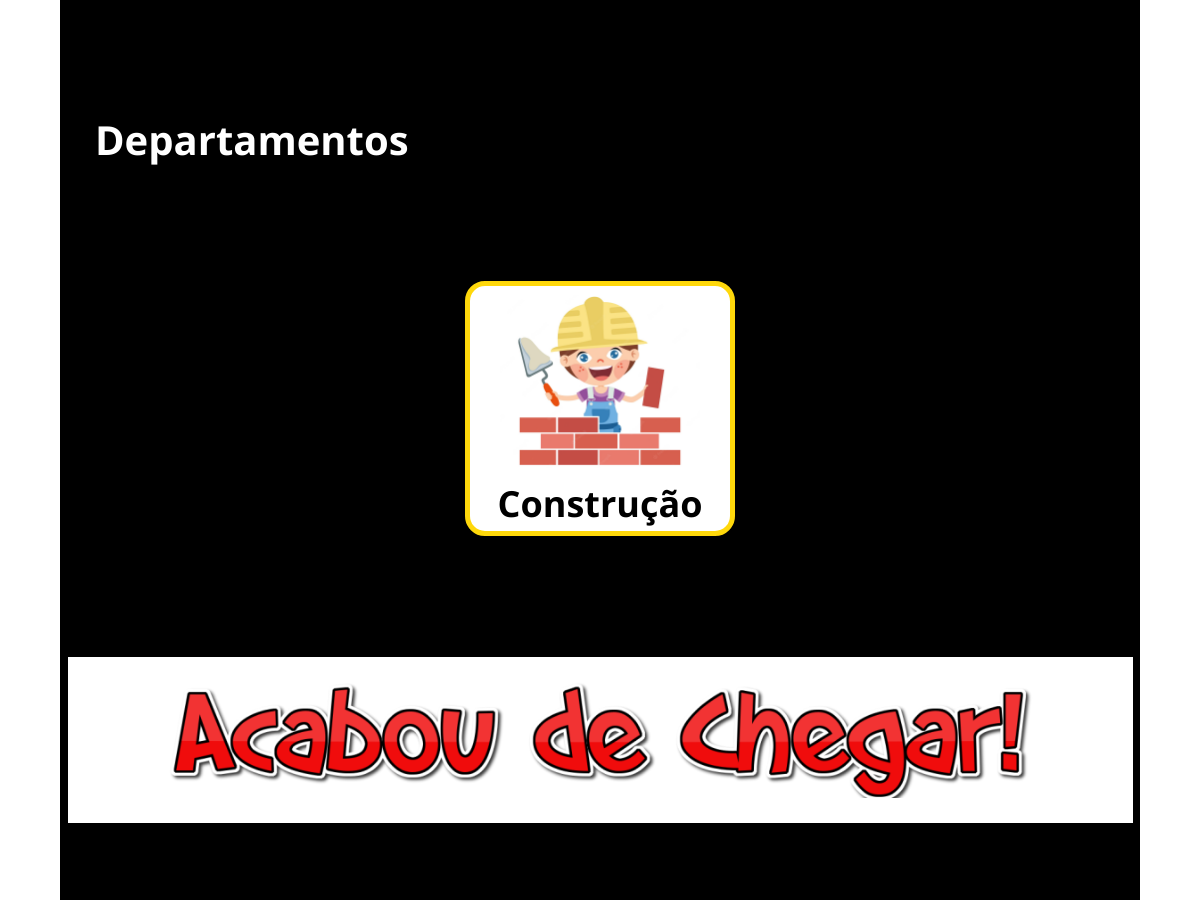
Before: / (middle part) with the older database file.
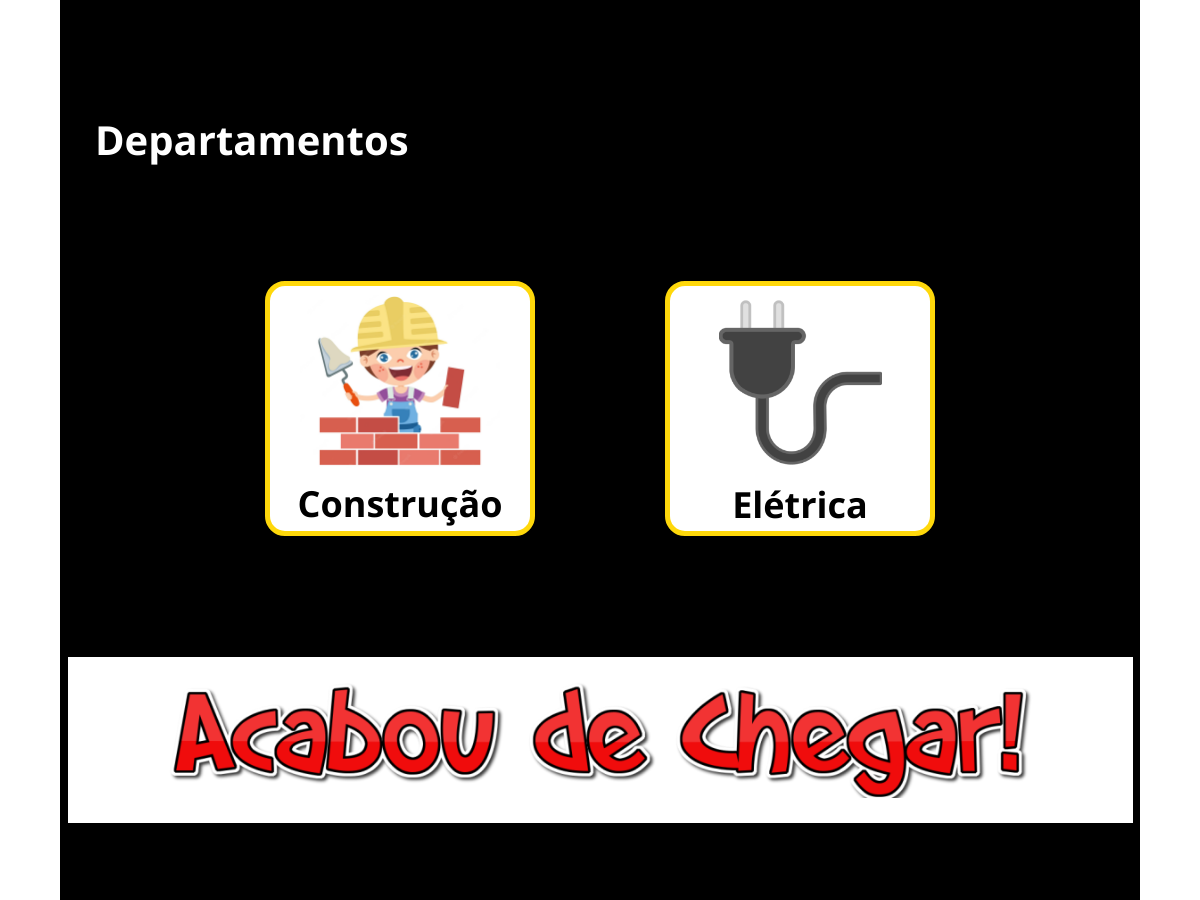
After: the same page with the newer database file.
### ecommerce/models.py (models this page shows, shortened)
class Categoria (models.Model):
    nome_categoria = models.CharField(max_length=100)
    imagem_categoria = models.ImageField(upload_to='imagens')

### ecommerce/views.py (the view)
# urls.py: path("", index, name="index.html"),
def index (request):
    categoria  = Categoria.objects.all()
    produto = Produto.objects.all()
    context = {
        'categorias': categoria,
        'produtos': produto,
    }
    return render (request, "ecommerce/index.html", context)

### ecommerce/templates/ecommerce/index.html (shortened to what this page needs)
{% extends 'base.html' %}
{% load static %}
{% block link %}
<link href="{% static 'css/home.css' %}" rel="stylesheet">
{% endblock %}
{% block main %}
<main>
  <div class="main-section">
    <section>
      <h2>Departamentos</h2>
    </section>
    <section>
      <div class="departments">
        {% for categoria in categorias %}
        <div class="departments-cards">
          <img src="{{categoria.imagem_categoria.url}}" alt="tomada">
          <span>{{categoria.nome_categoria}}</span>
        </div>
        {% endfor %}
    </section>
    <section>
      <img src="{% static 'img/ad.png' %}" alt="acabou de chegar" class="ad2">
    </section>
  </div>
</main>
{% endblock %}

### templates/base.html (shortened to what this page needs)
{% load static %}
<!DOCTYPE html>
<html lang="pt-PT">
<head>
    <link href="{% static 'css/resets.css' %}" rel="stylesheet">
    <link href="{% static 'css/global.css' %}" rel="stylesheet">
    {% block link %}
    {% endblock %}
</head>
<body>
    {% block main %}
    {% endblock %}
</body>
</html>

### static/css/global.css (style rules this page uses)
body, html { font-family: 'Open Sans', sans-serif; margin: 0; width: auto; }
main { display: flex; flex-direction: column; align-items: center; }
section { display: flex; align-items: center; justify-content: space-around; flex-wrap: wrap; }

### static/css/home.css (style rules this page uses)
.main-section { height: 2680px; width: 90%; background-color: rgb(0, 0, 0); display: flex; flex-direction: column; justify-content: space-between; padding-bottom: 50px; }
.main-section h2 { font-size: 40px; font-weight: 700; color: #fff; text-shadow: 1px 1px 6px #0008; }
section > h2 { text-align: left; display: block; width: 100%; font-size: 40px; margin-left: 35px; }
.departments { display: flex; flex-wrap: wrap; gap: 130px; justify-content: center; }
.departments-cards { background-color: #fff; display: flex; flex-direction: column; align-items: center; justify-content: space-around; height: 245px; width: 260px; border-radius: 20px; border: 5px solid #FFD80B; }
.departments-cards > img { max-width: 200px; max-height: 175px; }
.departments-cards > span { font-size: 36px; font-weight: 700; }
.ad2 { width: 865px; padding: 25px 100px; background-color: #fff; }

Changed rows visible on the page:
added Categoria: imagem_categoria (picture), nome_categoria "Elétrica"
